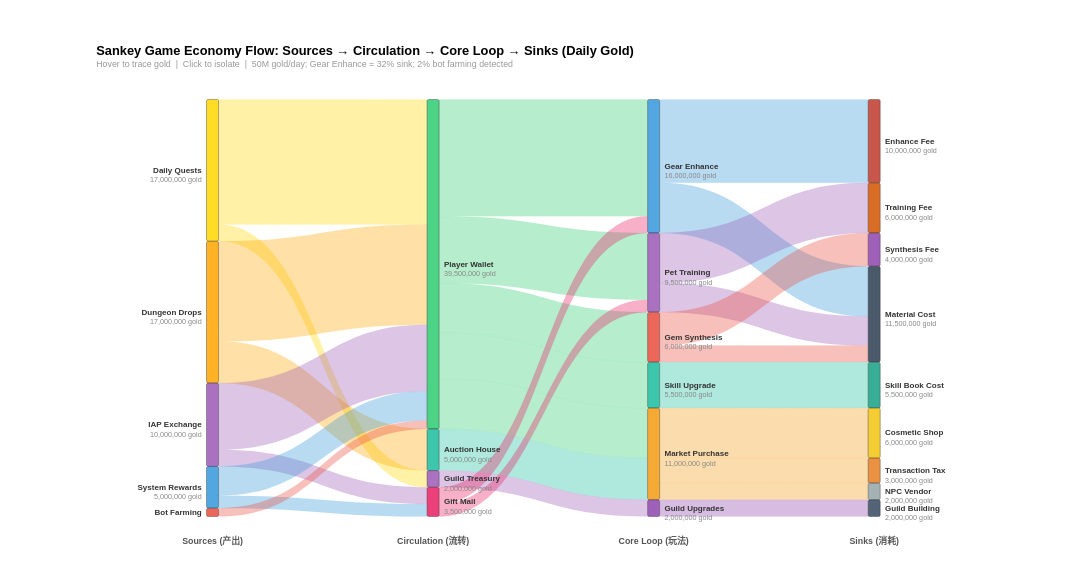

Express this chart as Vega-Lite.
### Vega specification from a JSON file in a GitHub repository (floating-point values rounded to 4 significant figures)
{"$schema": "https://vega.github.io/schema/vega/v5.json", "description": "Game Economy & Currency Flow Sankey — Daily Gold Circulation (Data-Driven Architecture)", "width": 1100, "height": 520, "padding": {"left": 120, "right": 140, "top": 55, "bottom": 50}, "background": "white", "_metadata": {"chart_type": "sankey_multi_stage", "title": "Sankey Game Economy Currency Flow", "topic": "game_economy_currency", "architecture": "data-driven layout via Vega transform pipeline", "value_unit": "Gold coins per day", "notes": "50M gold/day — Gear Enhance is largest sink (32%); Bot Farming detected at 2%; Transaction Tax removes 6% from circulation"}, "signals": [{"name": "nodeWidth", "value": 15}, {"name": "nodeGap", "value": 80}, {"name": "threshold", "value": 0, "bind": {"input": "range", "min": 0, "max": 2000000, "step": 500000, "name": "Min Flow (gold): "}}, {"name": "nodeHover", "value": null, "on": [{"events": "@nodeRect:mouseover", "update": "datum.name"}, {"events": "@nodeRect:mouseout", "update": "null"}]}, {"name": "edgeHover", "value": null, "on": [{"events": "@edgeMark:mouseover", "update": "datum.linkId"}, {"events": "@edgeMark:mouseout", "update": "null"}]}, {"name": "selectedNode", "value": null, "on": [{"events": "@nodeRect:click!", "update": "selectedNode === datum.name ? null : datum.name"}, {"events": [{"type": "click", "markname": "resetBtn"}, {"type": "dblclick"}], "update": "null"}]}], "data": [{"name": "rawLinks", "values": [{"source": "Daily Quests", "target": "Player Wallet", "value": 15000000}, {"source": "Daily Quests", "target": "Guild Treasury", "value": 2000000}, {"source": "Dungeon Drops", "target": "Player Wallet", "value": 12000000}, {"source": "Dungeon Drops", "target": "Auction House", "value": 5000000}, {"source": "IAP Exchange", "target": "Player Wallet", "value": 8000000}, {"source": "IAP Exchange", "target": "Gift Mail", "value": 2000000}, {"source": "System Rewards", "target": "Player Wallet", "value": 3500000}, {"source": "System Rewards", "target": "Gift Mail", "value": 1500000}, {"source": "Bot Farming", "target": "Player Wallet", "value": 1000000}, {"source": "Player Wallet", "target": "Gear Enhance", "value": 14000000}, {"source": "Player Wallet", "target": "Pet Training", "value": 8000000}, {"source": "Player Wallet", "target": "Gem Synthesis", "value": 6000000}, {"source": "Player Wallet", "target": "Skill Upgrade", "value": 5500000}, {"source": "Player Wallet", "target": "Market Purchase", "value": 6000000}, {"source": "Auction House", "target": "Market Purchase", "value": 5000000}, {"source": "Guild Treasury", "target": "Guild Upgrades", "value": 2000000}, {"source": "Gift Mail", "target": "Gear Enhance", "value": 2000000}, {"source": "Gift Mail", "target": "Pet Training", "value": 1500000}, {"source": "Gear Enhance", "target": "Enhance Fee", "value": 10000000}, {"source": "Gear Enhance", "target": "Material Cost", "value": 6000000}, {"source": "Pet Training", "target": "Training Fee", "value": 6000000}, {"source": "Pet Training", "target": "Material Cost", "value": 3500000}, {"source": "Gem Synthesis", "target": "Synthesis Fee", "value": 4000000}, {"source": "Gem Synthesis", "target": "Material Cost", "value": 2000000}, {"source": "Skill Upgrade", "target": "Skill Book Cost", "value": 5500000}, {"source": "Market Purchase", "target": "Cosmetic Shop", "value": 6000000}, {"source": "Market Purchase", "target": "Transaction Tax", "value": 3000000}, {"source": "Market Purchase", "target": "NPC Vendor", "value": 2000000}, {"source": "Guild Upgrades", "target": "Guild Building", "value": 2000000}]}, {"name": "nodeConfig", "values": [{"name": "Daily Quests", "depth": 0, "order": 0}, {"name": "Dungeon Drops", "depth": 0, "order": 1}, {"name": "IAP Exchange", "depth": 0, "order": 2}, {"name": "System Rewards", "depth": 0, "order": 3}, {"name": "Bot Farming", "depth": 0, "order": 4}, {"name": "Player Wallet", "depth": 1, "order": 0}, {"name": "Auction House", "depth": 1, "order": 1}, {"name": "Guild Treasury", "depth": 1, "order": 2}, {"name": "Gift Mail", "depth": 1, "order": 3}, {"name": "Gear Enhance", "depth": 2, "order": 0}, {"name": "Pet Training", "depth": 2, "order": 1}, {"name": "Gem Synthesis", "depth": 2, "order": 2}, {"name": "Skill Upgrade", "depth": 2, "order": 3}, {"name": "Market Purchase", "depth": 2, "order": 4}, {"name": "Guild Upgrades", "depth": 2, "order": 5}, {"name": "Enhance Fee", "depth": 3, "order": 0}, {"name": "Training Fee", "depth": 3, "order": 1}, {"name": "Synthesis Fee", "depth": 3, "order": 2}, {"name": "Material Cost", "depth": 3, "order": 3}, {"name": "Skill Book Cost", "depth": 3, "order": 4}, {"name": "Cosmetic Shop", "depth": 3, "order": 5}, {"name": "Transaction Tax", "depth": 3, "order": 6}, {"name": "NPC Vendor", "depth": 3, "order": 7}, {"name": "Guild Building", "depth": 3, "order": 8}]}, {"name": "depthLabelsData", "values": [{"depth": 0, "label": "Sources (产出)"}, {"depth": 1, "label": "Circulation (流转)"}, {"depth": 2, "label": "Core Loop (玩法)"}, {"depth": 3, "label": "Sinks (消耗)"}]}, {"name": "filteredLinks", "source": "rawLinks", "transform": [{"type": "filter", "expr": "datum.value >= threshold"}, {"type": "formula", "expr": "datum.source + ' → ' + datum.target", "as": "linkId"}]}, {"name": "linksWithOrder", "source": "filteredLinks", "transform": [{"type": "lookup", "from": "nodeConfig", "key": "name", "fields": ["source"], "as": ["srcConfig"]}, {"type": "lookup", "from": "nodeConfig", "key": "name", "fields": ["target"], "as": ["tgtConfig"]}, {"type": "formula", "expr": "datum.srcConfig.order", "as": "srcOrder"}, {"type": "formula", "expr": "datum.tgtConfig.order", "as": "tgtOrder"}, {"type": "formula", "expr": "datum.srcConfig.depth", "as": "srcDepth"}, {"type": "formula", "expr": "datum.tgtConfig.depth", "as": "tgtDepth"}]}, {"name": "outTotals", "source": "linksWithOrder", "transform": [{"type": "aggregate", "groupby": ["source"], "fields": ["value"], "ops": ["sum"], "as": ["totalOut"]}]}, {"name": "inTotals", "source": "linksWithOrder", "transform": [{"type": "aggregate", "groupby": ["target"], "fields": ["value"], "ops": ["sum"], "as": ["totalIn"]}]}, {"name": "nodePositions", "source": "nodeConfig", "transform": [{"type": "lookup", "from": "outTotals", "key": "source", "fields": ["name"], "as": ["outInfo"]}, {"type": "lookup", "from": "inTotals", "key": "target", "fields": ["name"], "as": ["inInfo"]}, {"type": "formula", "expr": "datum.outInfo ? datum.outInfo.totalOut : 0", "as": "totalOut"}, {"type": "formula", "expr": "datum.inInfo ? datum.inInfo.totalIn : 0", "as": "totalIn"}, {"type": "formula", "expr": "max(datum.totalOut, datum.totalIn)", "as": "total"}, {"type": "filter", "expr": "datum.total > 0"}, {"type": "stack", "groupby": ["depth"], "sort": {"field": "order", "order": "ascending"}, "field": "total"}, {"type": "window", "groupby": ["depth"], "sort": {"field": "order", "order": "ascending"}, "ops": ["row_number"], "as": ["rankInDepth"]}, {"type": "formula", "expr": "datum.y0 + (datum.rankInDepth - 1) * nodeGap", "as": "y0g"}, {"type": "formula", "expr": "datum.y1 + (datum.rankInDepth - 1) * nodeGap", "as": "y1g"}]}, {"name": "sourceStacked", "source": "linksWithOrder", "transform": [{"type": "window", "groupby": ["source"], "sort": {"field": "tgtOrder", "order": "ascending"}, "ops": ["sum"], "fields": ["value"], "frame": [null, 0], "as": ["srcCumEnd"]}, {"type": "formula", "expr": "datum.srcCumEnd - datum.value", "as": "srcCumStart"}]}, {"name": "targetStacked", "source": "linksWithOrder", "transform": [{"type": "window", "groupby": ["target"], "sort": {"field": "srcOrder", "order": "ascending"}, "ops": ["sum"], "fields": ["value"], "frame": [null, 0], "as": ["tgtCumEnd"]}, {"type": "formula", "expr": "datum.tgtCumEnd - datum.value", "as": "tgtCumStart"}]}, {"name": "edges", "source": "sourceStacked", "transform": [{"type": "lookup", "from": "targetStacked", "key": "linkId", "fields": ["linkId"], "as": ["tgtInfo"]}, {"type": "formula", "expr": "datum.tgtInfo ? datum.tgtInfo.tgtCumStart : 0", "as": "tgtCumStart"}, {"type": "formula", "expr": "datum.tgtInfo ? datum.tgtInfo.tgtCumEnd : datum.value", "as": "tgtCumEnd"}, {"type": "lookup", "from": "nodePositions", "key": "name", "fields": ["source"], "as": ["srcNode"]}, {"type": "lookup", "from": "nodePositions", "key": "name", "fields": ["target"], "as": ["tgtNode"]}, {"type": "filter", "expr": "datum.srcNode && datum.tgtNode"}, {"type": "formula", "expr": "datum.srcNode.y0g + datum.srcCumStart", "as": "absSy0"}, {"type": "formula", "expr": "datum.srcNode.y0g + datum.srcCumEnd", "as": "absSy1"}, {"type": "formula", "expr": "datum.tgtNode.y0g + datum.tgtCumStart", "as": "absTy0"}, {"type": "formula", "expr": "datum.tgtNode.y0g + datum.tgtCumEnd", "as": "absTy1"}, {"type": "formula", "expr": "datum.srcNode.total > 0 ? datum.value / datum.srcNode.total : 0", "as": "srcPct"}, {"type": "formula", "expr": "datum.tgtNode.total > 0 ? datum.value / datum.tgtNode.total : 0", "as": "tgtPct"}]}], "scales": [{"name": "x", "type": "point", "range": "width", "domain": [0, 1, 2, 3], "padding": 0.5}, {"name": "y", "type": "linear", "range": [0, {"signal": "height"}], "domain": {"data": "nodePositions", "field": "y1g"}}, {"name": "color", "type": "ordinal", "domain": {"data": "nodeConfig", "field": "name"}, "range": ["#FFD700", "#FFA500", "#9B59B6", "#3498DB", "#E74C3C", "#2ECC71", "#1ABC9C", "#9B59B6", "#E91E63", "#3498DB", "#9B59B6", "#E74C3C", "#1ABC9C", "#F39C12", "#8E44AD", "#C0392B", "#D35400", "#8E44AD", "#2C3E50", "#16A085", "#F1C40F", "#E67E22", "#95A5A6", "#34495E"]}], "marks": [{"type": "path", "name": "edgeMark", "from": {"data": "edges"}, "encode": {"update": {"path": {"signal": "'M' + (scale('x', datum.srcDepth) + nodeWidth) + ',' + scale('y', datum.absSy0) + ' C' + ((scale('x', datum.srcDepth) + nodeWidth + scale('x', datum.tgtDepth)) / 2) + ',' + scale('y', datum.absSy0) + ' ' + ((scale('x', datum.srcDepth) + nodeWidth + scale('x', datum.tgtDepth)) / 2) + ',' + scale('y', datum.absTy0) + ' ' + scale('x', datum.tgtDepth) + ',' + scale('y', datum.absTy0) + ' L' + scale('x', datum.tgtDepth) + ',' + scale('y', datum.absTy1) + ' C' + ((scale('x', datum.srcDepth) + nodeWidth + scale('x', datum.tgtDepth)) / 2) + ',' + scale('y', datum.absTy1) + ' ' + ((scale('x', datum.srcDepth) + nodeWidth + scale('x', datum.tgtDepth)) / 2) + ',' + scale('y', datum.absSy1) + ' ' + (scale('x', datum.srcDepth) + nodeWidth) + ',' + scale('y', datum.absSy1) + ' Z'"}, "fill": {"scale": "color", "field": "source"}, "fillOpacity": {"signal": "selectedNode ? (datum.source === selectedNode || datum.target === selectedNode ? 0.65 : 0.04) : nodeHover ? (datum.source === nodeHover || datum.target === nodeHover ? 0.65 : 0.08) : edgeHover === datum.linkId ? 0.75 : 0.35"}, "stroke": {"scale": "color", "field": "source"}, "strokeWidth": {"value": 0.5}, "strokeOpacity": {"signal": "selectedNode ? (datum.source === selectedNode || datum.target === selectedNode ? 0.4 : 0) : nodeHover ? (datum.source === nodeHover || datum.target === nodeHover ? 0.4 : 0) : edgeHover === datum.linkId ? 0.5 : 0.1"}, "tooltip": {"signal": "datum.source + ' → ' + datum.target + ': ' + format(datum.value, ',.0f') + ' gold (' + format(datum.srcPct, '.0%') + ' of ' + datum.source + ')'"}, "cursor": {"value": "pointer"}}, "hover": {"fillOpacity": {"value": 0.8}}}}, {"type": "rect", "name": "nodeRect", "from": {"data": "nodePositions"}, "encode": {"enter": {"width": {"signal": "nodeWidth"}, "cornerRadius": {"value": 2}}, "update": {"x": {"scale": "x", "field": "depth"}, "y": {"scale": "y", "field": "y0g"}, "y2": {"scale": "y", "field": "y1g"}, "fill": {"scale": "color", "field": "name"}, "stroke": {"value": "#333"}, "strokeWidth": {"signal": "selectedNode === datum.name || nodeHover === datum.name ? 2 : 0.5"}, "fillOpacity": {"signal": "selectedNode ? (datum.name === selectedNode ? 1 : 0.25) : nodeHover === datum.name ? 1 : 0.85"}, "tooltip": {"signal": "datum.name + ': ' + format(datum.total, ',.0f') + ' gold'"}, "cursor": {"value": "pointer"}}}}, {"type": "text", "from": {"data": "nodePositions"}, "interactive": false, "encode": {"update": {"x": {"signal": "datum.depth === 0 ? scale('x', datum.depth) - 6 : scale('x', datum.depth) + nodeWidth + 6"}, "y": {"signal": "(scale('y', datum.y0g) + scale('y', datum.y1g)) / 2"}, "align": {"signal": "datum.depth === 0 ? 'right' : 'left'"}, "text": {"field": "name"}, "fontSize": {"value": 10}, "fontWeight": {"value": "bold"}, "fill": {"value": "#333"}, "baseline": {"value": "middle"}, "opacity": {"signal": "selectedNode ? (datum.name === selectedNode ? 1 : 0.25) : 1"}}}}, {"type": "text", "from": {"data": "nodePositions"}, "interactive": false, "encode": {"update": {"x": {"signal": "datum.depth === 0 ? scale('x', datum.depth) - 6 : scale('x', datum.depth) + nodeWidth + 6"}, "y": {"signal": "(scale('y', datum.y0g) + scale('y', datum.y1g)) / 2 + 12"}, "align": {"signal": "datum.depth === 0 ? 'right' : 'left'"}, "text": {"signal": "abs(scale('y', datum.y0g) - scale('y', datum.y1g)) > 18 ? '' + format(datum.total, ',.0f') + ' gold' : ''"}, "fontSize": {"value": 9}, "fill": {"value": "#888"}, "baseline": {"value": "middle"}, "opacity": {"signal": "selectedNode ? (datum.name === selectedNode ? 1 : 0.25) : 1"}}}}, {"type": "text", "from": {"data": "depthLabelsData"}, "interactive": false, "encode": {"enter": {"x": {"signal": "scale('x', datum.depth) + nodeWidth / 2"}, "y": {"signal": "height + 25"}, "text": {"field": "label"}, "fontSize": {"value": 11}, "fontWeight": {"value": "bold"}, "fill": {"value": "#555"}, "baseline": {"value": "top"}, "align": {"value": "center"}}}}, {"type": "group", "data": [{"name": "showResetData", "values": [{}], "transform": [{"type": "filter", "expr": "selectedNode"}]}], "encode": {"enter": {"xc": {"signal": "width / 2"}, "y": {"value": -35}, "width": {"value": 100}, "height": {"value": 26}}}, "marks": [{"type": "group", "name": "resetBtn", "from": {"data": "showResetData"}, "encode": {"enter": {"cornerRadius": {"value": 5}, "fill": {"value": "#f5f5f5"}, "stroke": {"value": "#bbb"}, "strokeWidth": {"value": 1.5}, "height": {"field": {"group": "height"}}, "width": {"field": {"group": "width"}}, "cursor": {"value": "pointer"}}, "update": {"opacity": {"value": 1}}, "hover": {"opacity": {"value": 0.7}}}, "marks": [{"type": "text", "interactive": false, "encode": {"enter": {"xc": {"field": {"group": "width"}, "mult": 0.5}, "yc": {"field": {"group": "height"}, "mult": 0.5, "offset": 1}, "align": {"value": "center"}, "baseline": {"value": "middle"}, "fontWeight": {"value": "bold"}, "fontSize": {"value": 11}, "text": {"value": "Show All"}, "fill": {"value": "#555"}}}}]}]}], "title": {"text": "Sankey Game Economy Flow: Sources → Circulation → Core Loop → Sinks (Daily Gold)", "subtitle": "Hover to trace gold  |  Click to isolate  |  50M gold/day; Gear Enhance = 32% sink; 2% bot farming detected", "fontSize": 16, "subtitleFontSize": 11, "subtitleColor": "#999", "anchor": "start"}}
